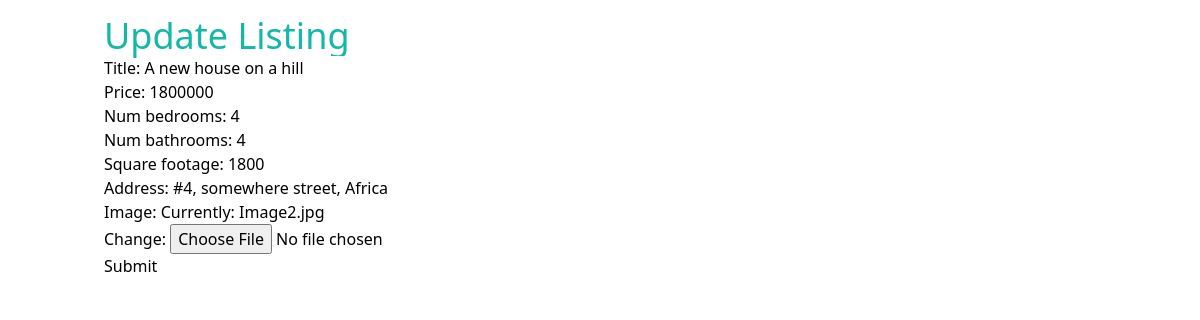
The app's page /listings/3/edit/ with its own data.
### listings/models.py (models this page shows, shortened)
class Listing(models.Model):
    title = models.CharField(max_length=150)
    price = models.IntegerField()
    num_bedrooms = models.IntegerField()
    num_bathrooms = models.IntegerField()
    square_footage = models.IntegerField()
    address = models.CharField(max_length=100)
    image = models.ImageField()

### listings/views.py (the view)
# urls.py: path('listings/<pk>/edit/', listing_update),
def listing_update(request, pk):
    listing = Listing.objects.get(id=pk)
    form = ListingForm(instance=listing)
    if request.method == "POST":
        form = ListingForm(request.POST, instance=listing, files=request.FILES)
        if form.is_valid():
            form.save()
            return redirect("/")
    context = {
        "form": form
    }
    return render(request, "listing_update.html", context)

### listings/forms.py
class ListingForm(ModelForm):
    class Meta:
        model = Listing
        fields = [
            "title",
            "price",
            "num_bedrooms",
            "num_bathrooms",
            "square_footage",
            "address",
            "image"
        ]

### templates/listing_update.html (shortened to what this page needs)
{% extends "base.html" %}
{% block content %}
<h1 class="text-4xl text-teal-500">Update Listing</h1>
<form method="post" enctype="multipart/form-data">
    {{ form.as_p }}
    <button type="submit">Submit</button>
</form>
{% endblock content %}

### records on screen
Listing: title "A new house on a hill", price "1800000", num_bedrooms "4", num_bathrooms "4", square_footage "1800", address "#4, somewhere street, Africa"
